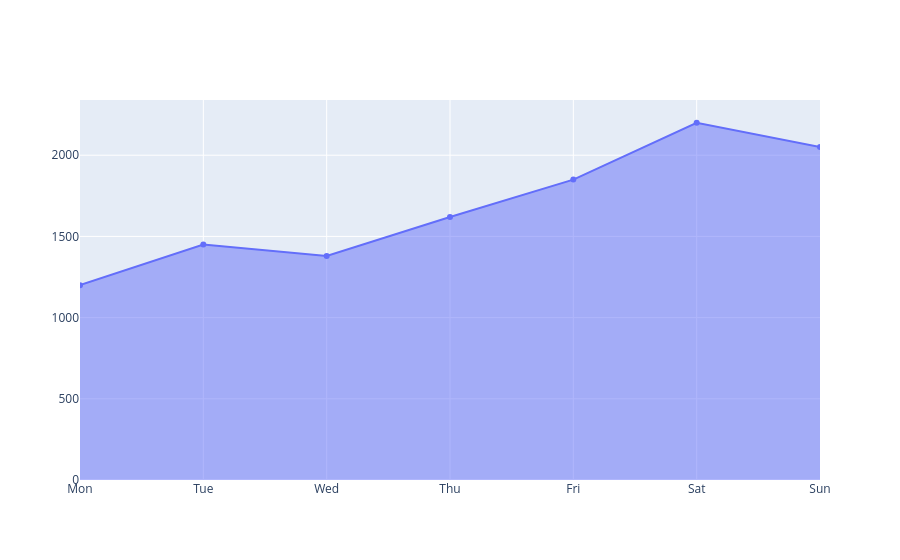

The notebook cell this image was saved under:
### Code cell
df2 = pd.DataFrame({
    "Day": ["Mon", "Tue", "Wed", "Thu", "Fri", "Sat", "Sun"],
    "Visitors": [1200, 1450, 1380, 1620, 1850, 2200, 2050]
})

fig = go.Figure()

fig.add_trace(
    go.Scatter(
        x=df2["Day"],
        y=df2["Visitors"],
        fill="tozeroy"
    )
)

fig.show()

### Figure 1 — Plotly figure (JSON) as saved in the notebook; plotly's stock layout.template omitted (floating-point values rounded to 4 significant figures)
{"data": [{"fill": "tozeroy", "type": "scatter", "x": ["Mon", "Tue", "Wed", "Thu", "Fri", "Sat", "Sun"], "y": [1200, 1450, 1380, 1620, 1850, 2200, 2050]}], "layout": {}}
